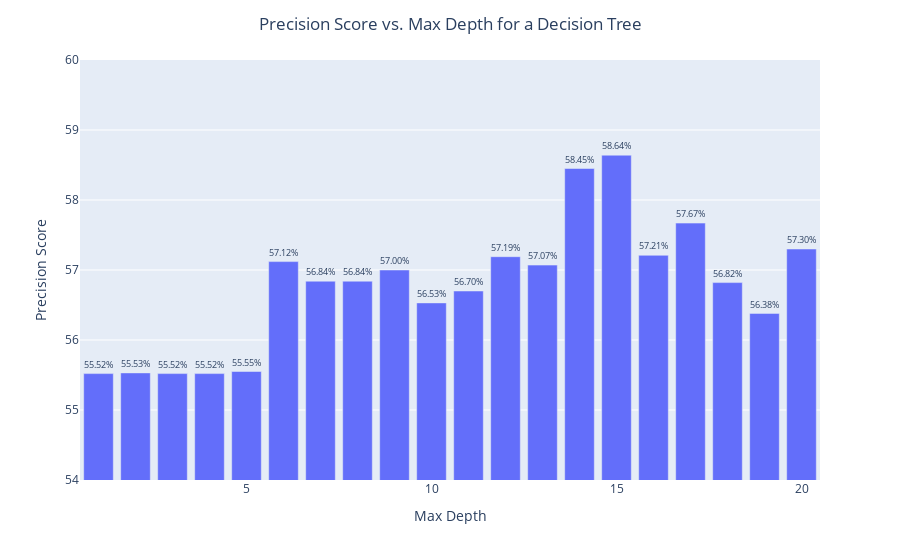

The notebook cell saved with this chart:
### Code cell
# Convert the dictionary to a DataFrame
df = pd.DataFrame(list(precision_by_depth.items()), columns=['max_depth', 'precision_score'])
df.loc[:,'precision_score'] = df.precision_score*100.0 # need for % visualisation

# Create the bar chart using Plotly Express
fig = px.bar(df,
             x='max_depth',
             y='precision_score',
            #  title='Precision Score vs. Max Depth for a Decision Tree',
             labels={'max_depth': 'Max Depth', 'precision_score': 'Precision Score'},
             range_y=[54, 60],
             text='precision_score')

# Update the text format to display as percentages
fig.update_traces(texttemplate='%{text:.2f}%', textposition='outside')

# Center the title
fig.update_layout(title={'text': 'Precision Score vs. Max Depth for a Decision Tree', 'x': 0.5, 'xanchor': 'center'})


# Show the figure
fig.show()

### Figure 1 — Plotly figure (JSON) as saved in the notebook; plotly's stock layout.template omitted (floating-point values rounded to 4 significant figures)
{"data": [{"alignmentgroup": "True", "hovertemplate": "Max Depth=%{x}<br>Precision Score=%{text}<extra></extra>", "legendgroup": "", "marker": {"color": "#636efa", "pattern": {"shape": ""}}, "name": "", "offsetgroup": "", "orientation": "v", "showlegend": false, "text": [55.52, 55.53, 55.52, 55.52, 55.55, 57.12, 56.84, 56.84, 57.0, 56.53, 56.7, 57.19, 57.07, 58.45, 58.64, 57.21, 57.67, 56.82, 56.38, 57.3], "textposition": "outside", "texttemplate": "%{text:.2f}%", "type": "bar", "x": [1, 2, 3, 4, 5, 6, 7, 8, 9, 10, 11, 12, 13, 14, 15, 16, 17, 18, 19, 20], "xaxis": "x", "y": [55.52, 55.53, 55.52, 55.52, 55.55, 57.12, 56.84, 56.84, 57.0, 56.53, 56.7, 57.19, 57.07, 58.45, 58.64, 57.21, 57.67, 56.82, 56.38, 57.3], "yaxis": "y"}], "layout": {"barmode": "relative", "legend": {"tracegroupgap": 0}, "margin": {"t": 60}, "title": {"text": "Precision Score vs. Max Depth for a Decision Tree", "x": 0.5, "xanchor": "center"}, "xaxis": {"anchor": "y", "domain": [0, 1], "title": {"text": "Max Depth"}}, "yaxis": {"anchor": "x", "domain": [0, 1], "range": [54, 60], "title": {"text": "Precision Score"}}}}
